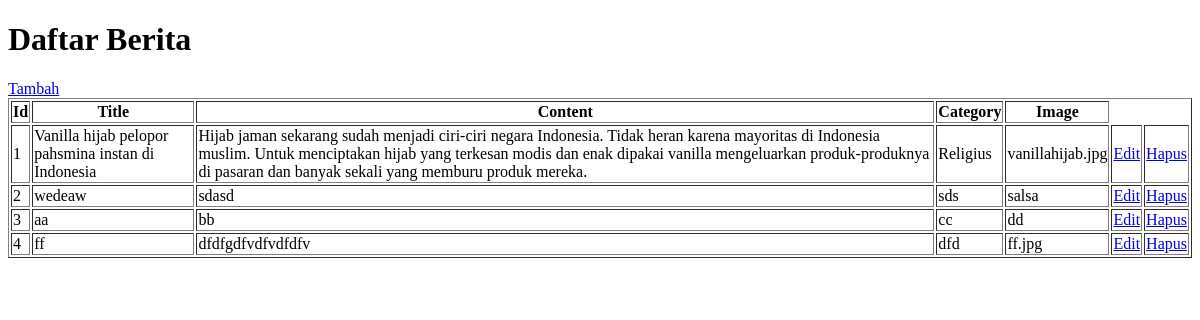
Page /index.php/admin on the earlier database version.
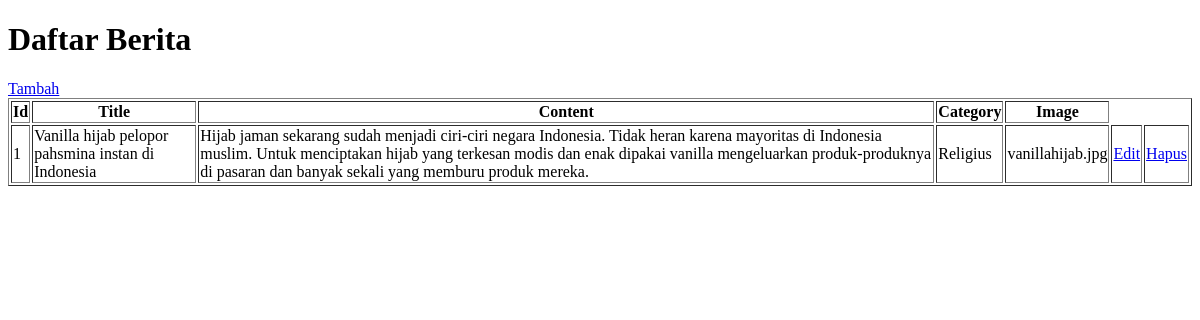
Same page on the later database version.
### tables this page shows
CREATE TABLE IF NOT EXISTS `news` (
`id` int(11) NOT NULL,
  `title` varchar(200) NOT NULL,
  `content` varchar(500) NOT NULL,
  `category` varchar(100) NOT NULL,
  `image` varchar(30) NOT NULL
);

### application/controllers/admin.php (called while the page is built, shortened)
<?php
class Admin extends CI_Controller{
	function __construct(){
		$this->load->model('m_data');
		$this->load->helper('url');
	}
	function index(){
		$data['news'] = $this->m_data->tampil_data()->result();
		$this->load->view('v_tampil',$data);
	}
}

### index.php (called while the page is built, shortened)
<?php
require_once BASEPATH.'core/CodeIgniter.php';

### application/models/m_data.php (called while the page is built, shortened)
<?php
class M_data extends CI_Model{
	function tampil_data(){
		return $this->db->get('news');
	}
}

### application/views/v_tampil.php (the view, shortened to what this page needs)
<!DOCTYPE html>
<html>
<head>
</head>
<body bgcolor="white">
	<h1>Daftar Berita</h1>
	<?php echo anchor(base_url('admin/tambah/'), 'Tambah');?>
	<table border="1">
		<tr>
			<th>Id</th>
			<th>Title</th>
			<th>Content</th>
			<th>Category</th>
			<th>Image</th>
		</tr>
		<?php foreach($news as $n){ ?>
		<tr>
			<td><?php echo $n->id ?></td>
			<td><?php echo $n->title ?></td>
			<td><?php echo $n->content ?></td>
			<td><?php echo $n->category ?></td>
			<td><?php echo $n->image ?></td>
				<td><?php echo anchor('admin/edit/'.$n->id,'Edit'); ?>	</td>
				<td><?php echo anchor('admin/hapus/'.$n->id,'Hapus'); ?>	</td>
		</tr>
		<?php } ?>
	</table>
</body>
</html>

Differences in the rows shown:
removed news: id "2", title "wedeaw", content "sdasd", category "sds", image "salsa", id "Edit", id "Hapus"
removed news: id "3", title "aa", content "bb", category "cc", image "dd", id "Edit", id "Hapus"
removed news: id "4", title "ff", content "dfdfgdfvdfvdfdfv", category "dfd", image "ff.jpg", id "Edit", id "Hapus"
